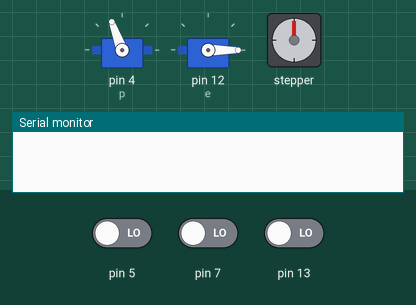
The sketch below on a simulated Arduino Uno, built with avr-gcc and run on an emulated ATmega328P. On the bench: 2 × servo, stepper motor, the last lines printed to the serial monitor. The inputs (shaded band) are chosen by the test bench; at power-on: pin 5 LOW, pin 7 LOW, pin 13 LOW. Stepper angles assume 2038 steps per turn.

Above: at 1.3 s.
1.4 s: pin 5 driven HIGH
At 3.6 s:
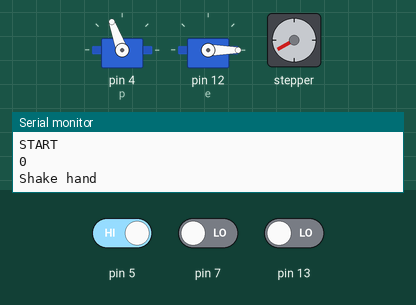
At 4.2 s:
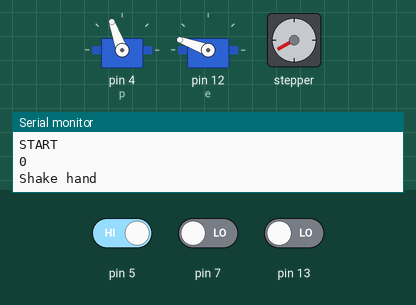
4.5 s: pin 5 driven LOW and pin 7 driven HIGH
7.6 s: pin 13 driven HIGH
At 16.1 s:
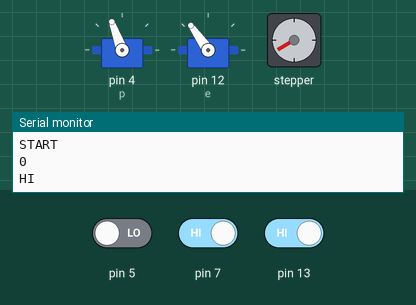
16.9 s: pin 7 driven LOW
Timing chart, 0 to 26.7 s (numbered marks = the images above; inputs shaded):
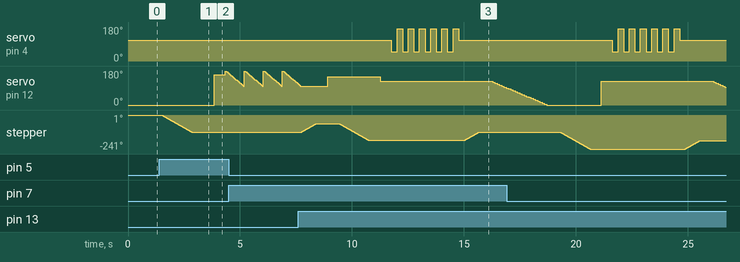

Measured:
- after the input at 1.4 s, servo on pin 12 (e): 0° → 160° after 2.4 s, → 165° 0.50 s later; stepper: turns 120° counter-clockwise in 1.3 s, starting after 0.10 s
- after the input at 7.6 s, servo on pin 4 (p): 110° → 50° after 4.2 s, then repeats every 0.50 s: 170° 0.25 s, 50° 0.25 s, until it stays 110° from 14.8 s

The sketch:

UNO1_Hi_Serve_HandShake.ino
```cpp
//UNO 1
//SERVER
//HI
//HANDSHAKE

#include <Stepper.h>
#include <Servo.h>

Servo palm;
Servo el;//elbow
int p = 4; //palm pin
int m = 110;
int l = 170;
int r = 50;

int e = 12; //elbow
int me = 0;
int b = 125; //bend
int le = 170;
int re = 50;

int c = 1;
int r7;

const int stepsPerRevolution = 2038;

Stepper myStepper = Stepper(stepsPerRevolution, 8, 10, 9, 11);

void setup()
{
  Serial.begin(9600);
  myStepper.setSpeed(15);

  palm.attach(p);
  palm.write(m);
  el.attach(e);
  el.write(me);

  digitalWrite(13, LOW);
  digitalWrite(7, LOW);
  digitalWrite(5, LOW);
}

void loop()
{

  //SERVER
  if ( digitalRead(7) == HIGH)
  {
    c = 0;
    while (c == 0)
    {
      Serial.println("START");
      Serial.println(c);
      serve();
      c++;
      Serial.println(c);
    }
  }
  if (digitalRead(7) == LOW)
  {
    el.write(me);
    delay(500);
  }

//HIIII
  if (digitalRead(13) == HIGH)
    {
     c=0;
      while (c == 0)
      {
        Serial.println("START");
        Serial.println(c);
        hi();
        c++;
        Serial.println(c);
      }
    }

//Hand Shake
      if (digitalRead(5) == HIGH)
    {
     c=0;
      while (c == 0)
      {
        Serial.println("START");
        Serial.println(c);
        handShake();
        c++;
        Serial.println(c);
      }
    }
}

void serve()
{
  Serial.println("SERVER");
  el.write(150);
  delay(500);
  return;
}

void hi()
{
  Serial.println("HI");
  myStepper.step(-stepsPerRevolution / 3);
  delay(500);
  el.write(b);
  delay(500);
  for (int i = 0; i <= 5; i++)
  {
    palm.write(r);
    delay(250);
    palm.write(l);
    delay(250);
  }
  palm.write(m);
  delay(250);
  myStepper.step(stepsPerRevolution / 6);
  delay(500);
  for(int i=b;i>=me;i-=5)
  {
  el.write(i);
  delay(100);
  }

  return;
}

void handShake()
{
   Serial.println("Shake hand");
  myStepper.step(-stepsPerRevolution / 3);
  delay(1000);
  el.write(160);
  delay(500);
  for (int i =0;i<=3;i++)
  {
    for(int i=180;i>=100;i-=5)
    {
      el.write(i);
      delay(50);
    }
  }
  myStepper.step(stepsPerRevolution / 6);
  delay(500);
  el.write(me);
  return;
}
```
